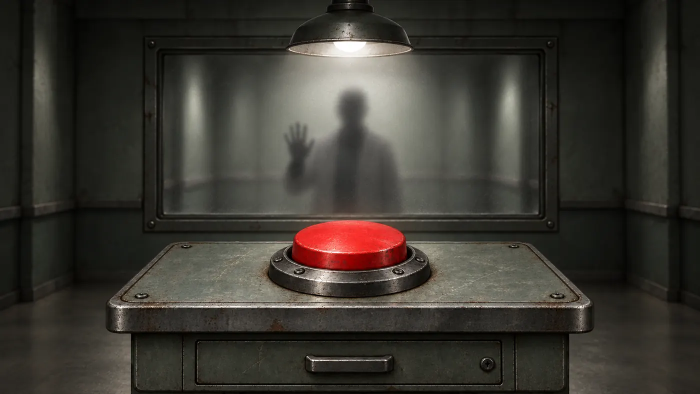
#> input picture assets/img/keyart.webp, 1400 x 788 px, found by its file name (shown at 1/2 size)
$ python carte-lumiere.py 1.0 1.0 1.0
#> lines starting #> are read from the running program, lines starting #| are printed output that depends on the picture
# Carte d'ombre de la pièce (assets/img/ombre.webp), tirée de l'image de référence keyart.webp.
# Usage : python3 tools/carte-lumiere.py 0.2 38 0.56  (ombre min, flou, contraste)
import sys, numpy as np
from PIL import Image
def box(x,r,ax):
    c=np.cumsum(np.pad(x,[(r+1,r) if i==ax else (0,0) for i in range(2)],mode='edge'),axis=ax)
    n=x.shape[ax]
    return (np.take(c,range(2*r+1,2*r+1+n),axis=ax)-np.take(c,range(0,n),axis=ax))/(2*r+1)
def gauss(x,s):
    r=int(s*1.15)
    for _ in range(3): x=box(box(x,r,0),r,1)
    return x
MIN=float(sys.argv[1]); SIG=float(sys.argv[2]); G=float(sys.argv[3])
a=np.asarray(Image.open('/home/user/bouton-rouge/assets/img/keyart.webp').convert('RGB')).astype(np.float64)/255
L=0.2126*a[...,0]**2.2+0.7152*a[...,1]**2.2+0.0722*a[...,2]**2.2
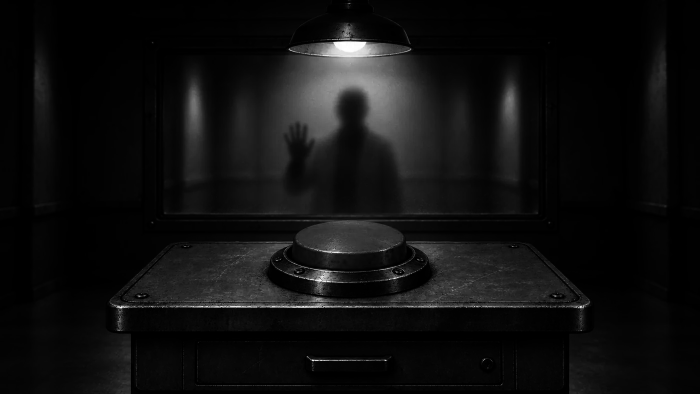
#> L: shape (788, 1400) float64 (shown at 1/2 size); min 0, max 1, mean 0.061
P=400; Q=220
L=np.pad(L,((Q,Q),(P,P)),mode='edge')
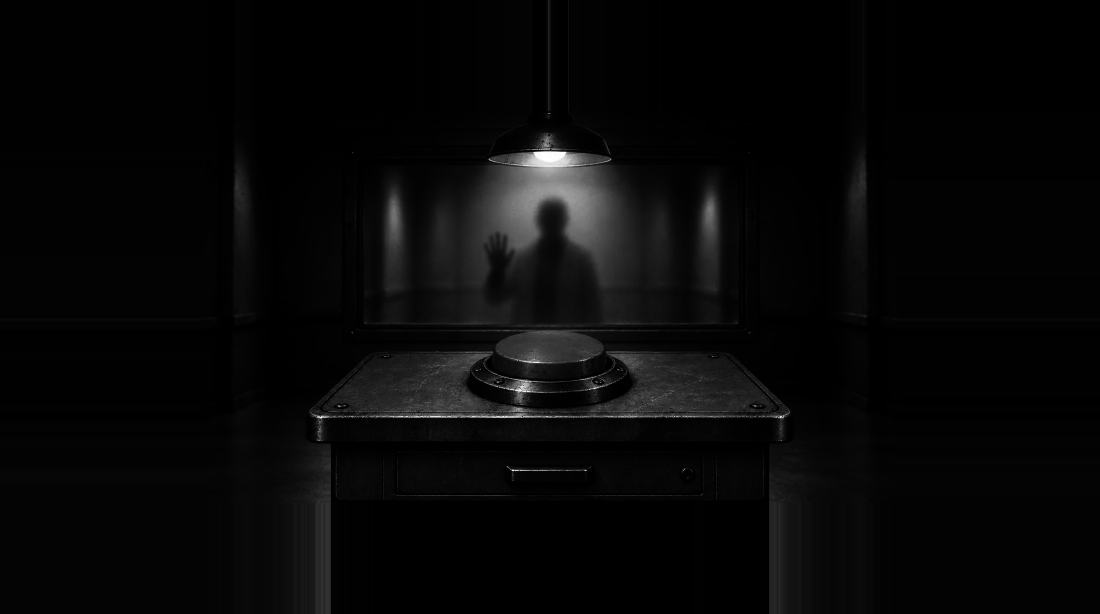
#> L: shape (1228, 2200) float64 (shown at 1/2 size); min 0, max 1, mean 0.0315
B=gauss(L,SIG); B=np.clip(B/np.percentile(B,99.7),0,1)**G
#> the loop in gauss, `for _ in range(3): x=box(box(x,r,0),r,1)` made 3 passes
#> pass 1, in box, `c=np.cumsum(np.pad(x,[(r+1,r) if i==ax else (0,0) for i in range(2)],m..`:
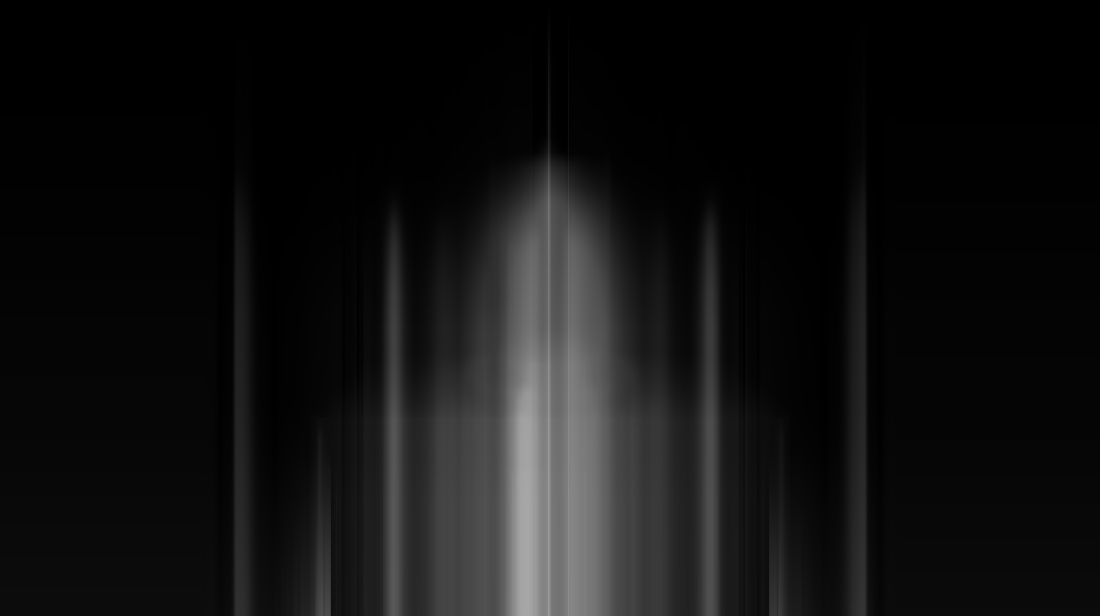
#> c: shape (1231, 2200) float64 (shown at 1/2 size); min 7.83e-05, max 168.2, mean 18.5
#> pass 1, in box (call 2), `c=np.cumsum(np.pad(x,[(r+1,r) if i==ax else (0,0) for i in range(2)],m..`:
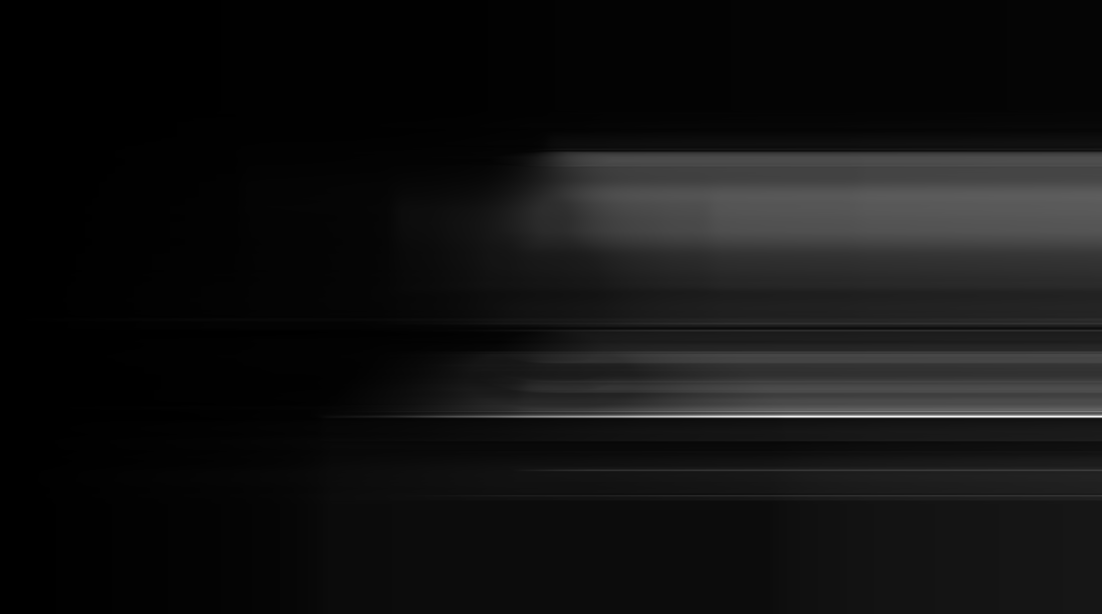
#> c: shape (1228, 2203) float64 (shown at 1/2 size); min 0.00103, max 474.7, mean 35.2; drawn with min black and max white
#> after `B = np.clip(B / np.percentile(B, 99.7), 0, 1) ** G`:
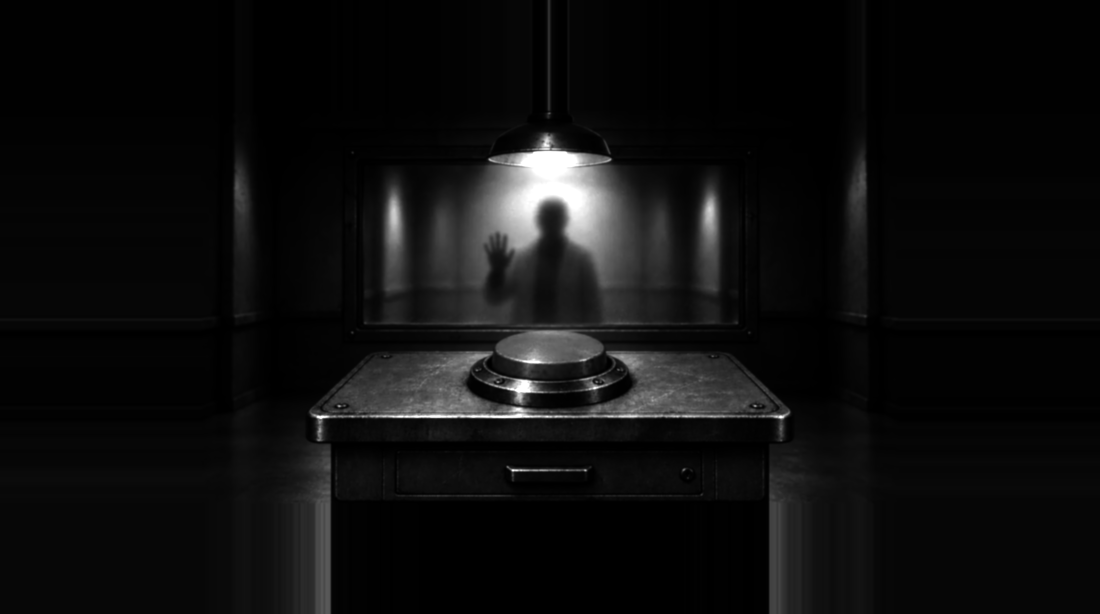
#> B: shape (1228, 2200) float64 (shown at 1/2 size); min 2.3e-05, max 1, mean 0.0564
alpha=(1-MIN)*(1-B)
#> alpha: shape (1228, 2200) float64; every value is 0
h,w=alpha.shape; yy,xx=np.mgrid[0:h,0:w]
#> after `h, w = alpha.shape`: h = 1228; w = 2200
f=np.minimum(np.clip(np.minimum(xx,w-1-xx)/P,0,1),np.clip(np.minimum(yy,h-1-yy)/Q,0,1))**0.5
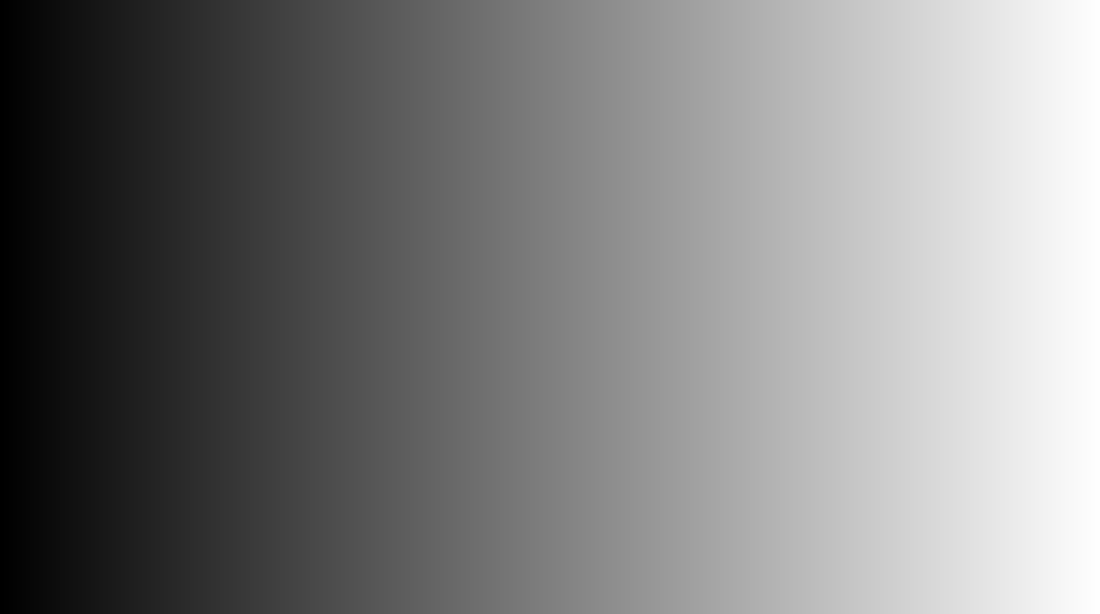
#> xx: shape (1228, 2200) int64 (shown at 1/2 size); min 0, max 2199, mean 1099.5; drawn with min black and max white
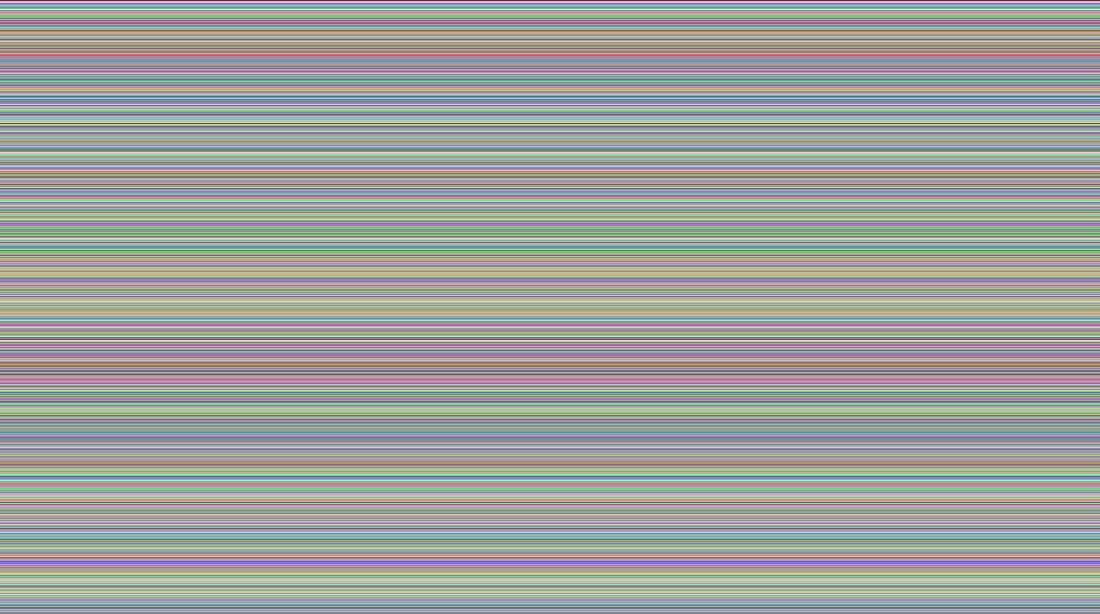
#> yy: shape (1228, 2200) int64 (shown at 1/2 size); 1228 distinct labels, from 0 to 1227; one colour per label, 0 black
alpha=alpha*f+(1-MIN)*(1-f)
out=np.zeros((h,w,4),np.uint8); out[...,3]=(alpha*255).round().astype(np.uint8)
#> after `out[..., 3] = (alpha * 255).round().astype(np.uint8)`: out: shape (1228, 2200, 4); every value is 0
Image.fromarray(out,'RGBA').resize((w//2,h//2),Image.LANCZOS).save('/home/user/bouton-rouge/assets/img/ombre.webp',quality=82,method=6)
print(w//2,h//2,alpha.min(),alpha.max())
#| 1100 614 0.0 0.0

$ run again, with assets/img/boitier_ouvert.webp copied over assets/img/keyart.webp
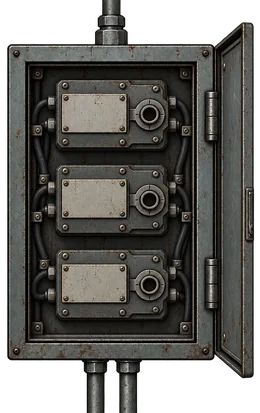
#> input picture assets/img/boitier_ouvert.webp, 260 x 413 px, found by its file name
#> `B = np.clip(B / np.percentile(B, 99.7), 0, 1) ** G`:
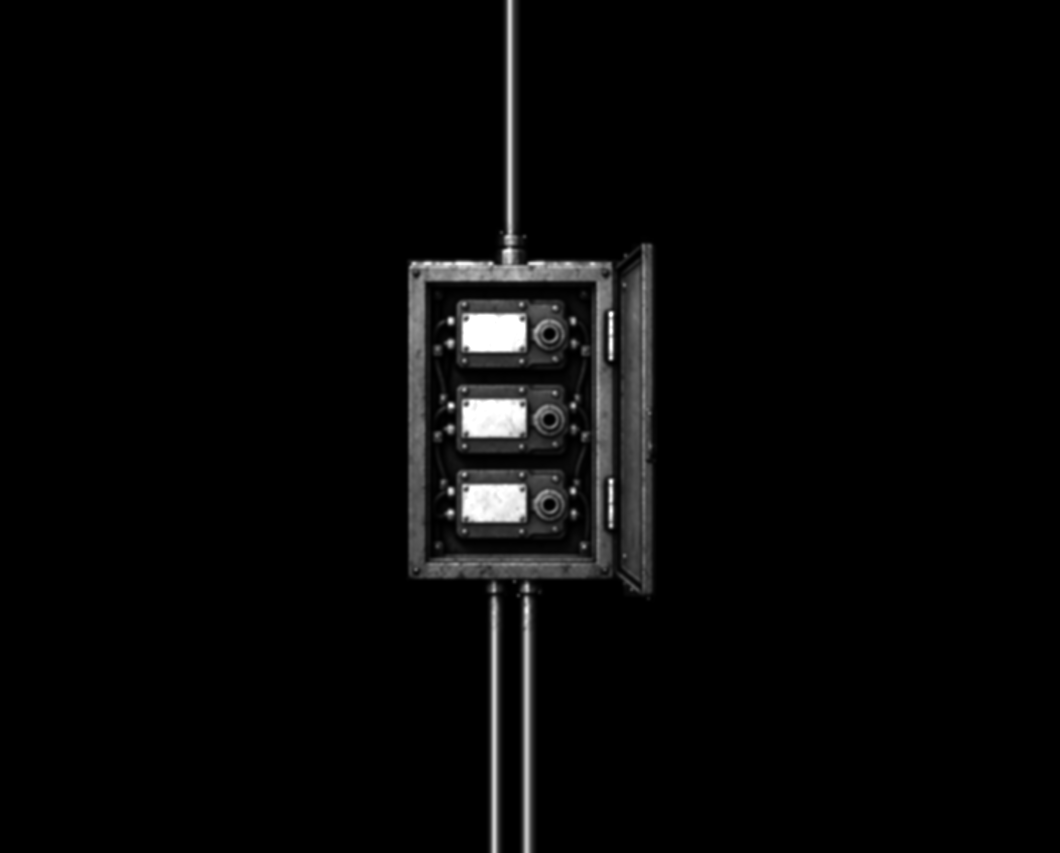
#> B: shape (853, 1060) float64; min 0, max 1, mean 0.0294
#> alpha: shape (853, 1060) float64; every value is 0
#> `f=np.minimum(np.clip(np.minimum(xx,w-1-xx)/P,0,1),np.clip(np.minimum(y..`:
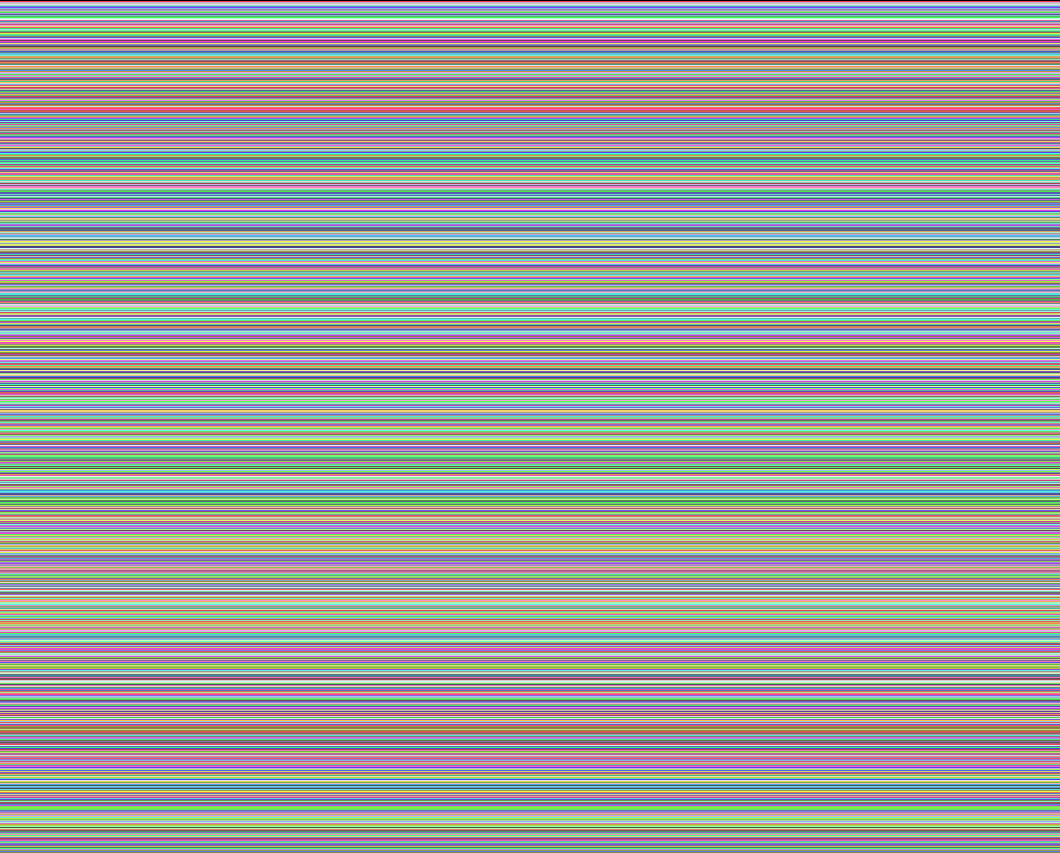
#> yy: shape (853, 1060) int64; 853 distinct labels, from 0 to 852; one colour per label, 0 black
#> out: shape (853, 1060, 4); every value is 0
#| 530 426 0.0 0.0

$ run again, with assets/img/bouton.webp copied over assets/img/keyart.webp
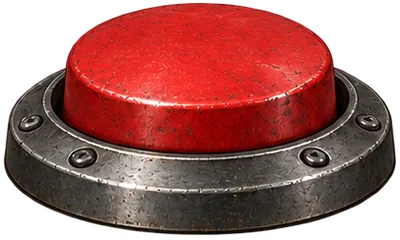
#> input picture assets/img/bouton.webp, 400 x 240 px, found by its file name
#> `B = np.clip(B / np.percentile(B, 99.7), 0, 1) ** G`:
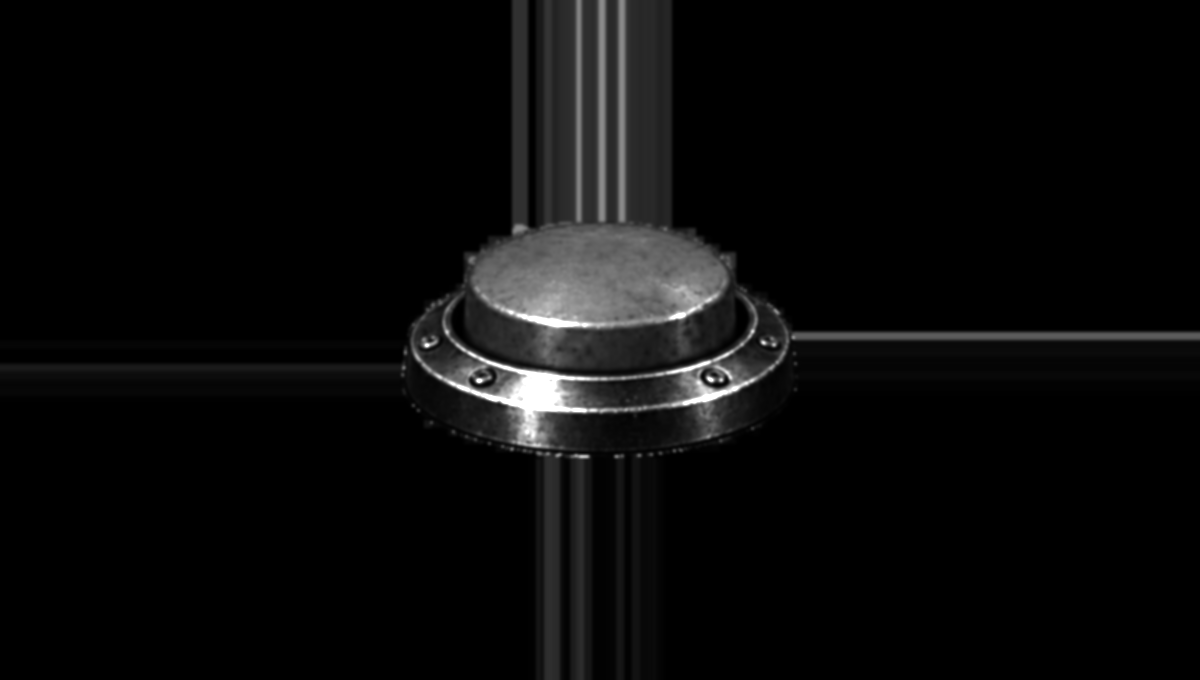
#> B: shape (680, 1200) float64; min 0, max 1, mean 0.0424
#> alpha: shape (680, 1200) float64; every value is 0
#> `f=np.minimum(np.clip(np.minimum(xx,w-1-xx)/P,0,1),np.clip(np.minimum(y..`:
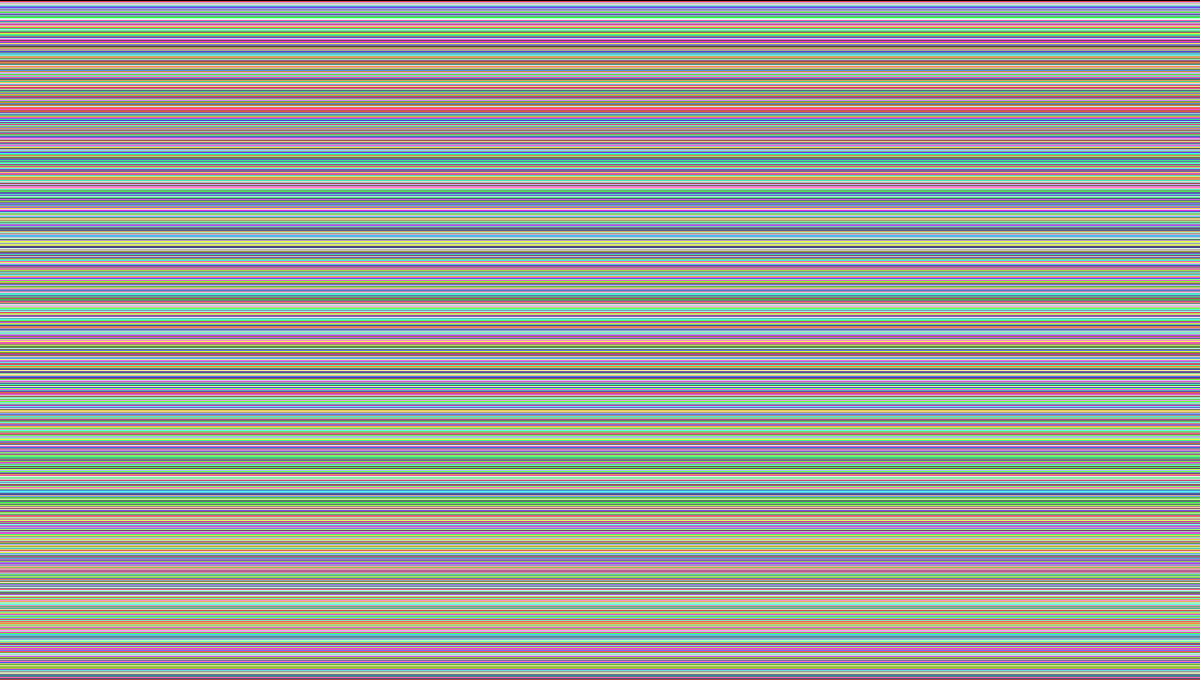
#> yy: shape (680, 1200) int64; 680 distinct labels, from 0 to 679; one colour per label, 0 black
#> out: shape (680, 1200, 4); every value is 0
#| 600 340 0.0 0.0
